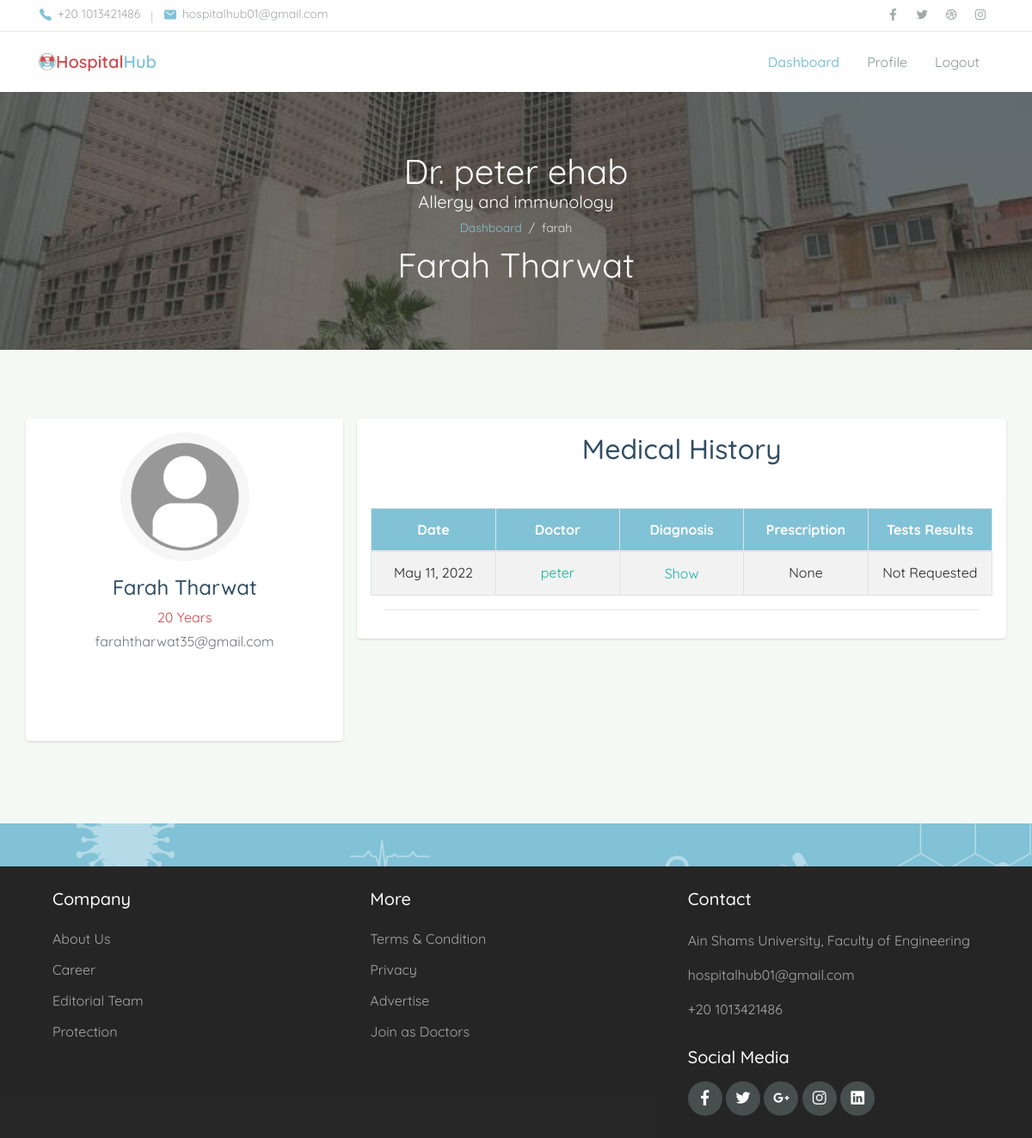
Before: /h/Doctor/ViewHistory/farah (signed in) with the older database file.
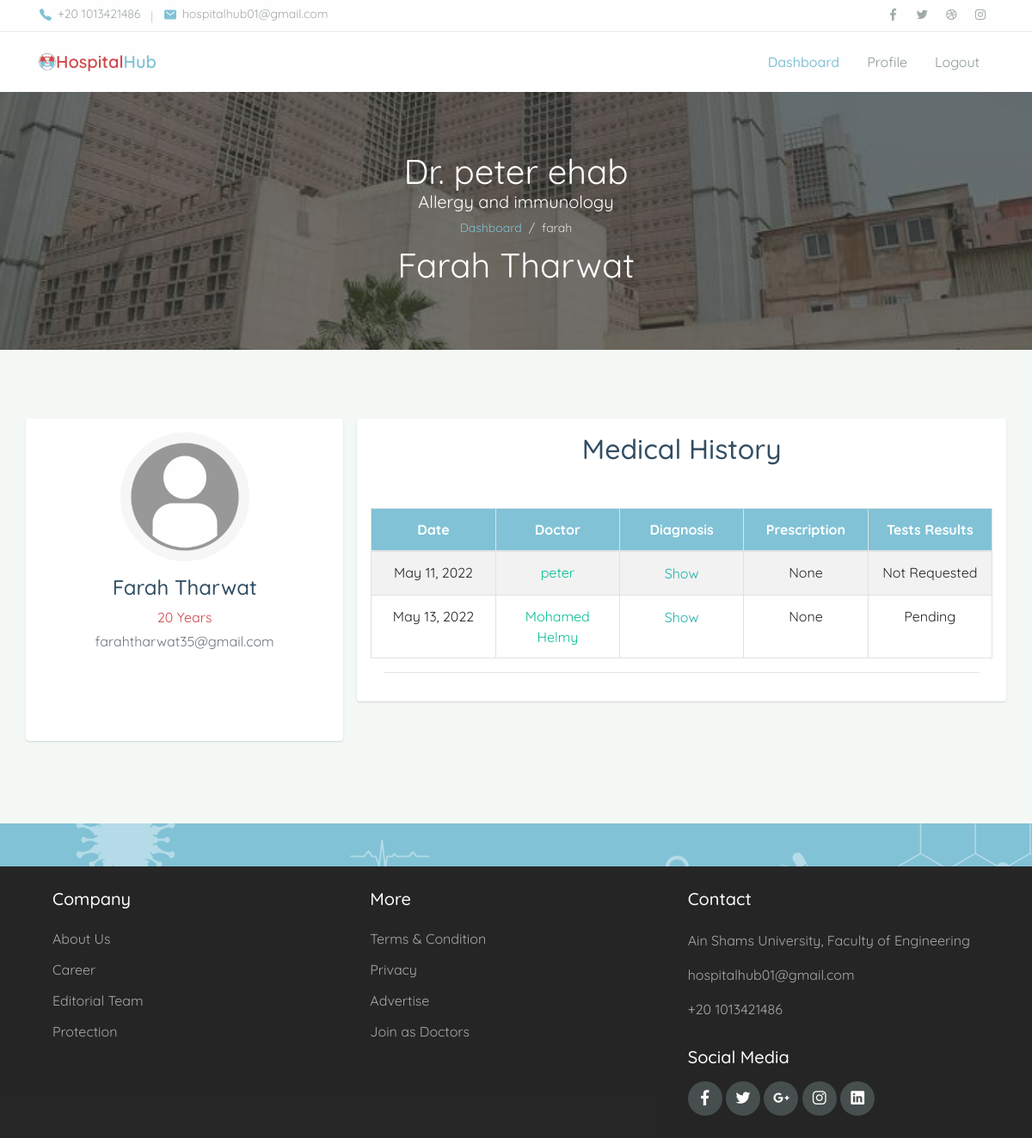
After: the same page with the newer database file.
### hospital_hub/models.py (models this page shows, shortened)
class AppointmentDocument(models.Model):
    appointment = models.ForeignKey(
    Appointment, on_delete=models.CASCADE, related_name="document")
    title = models.CharField(max_length=100)
    attachment = models.FileField(null=True, blank=True)
    diagnosis = models.TextField()
    disease = models.CharField(max_length=100)

class Appointment(models.Model):
    doctor = models.ForeignKey(
        Doctor, on_delete=models.CASCADE, related_name="appointments")
    patient = models.ForeignKey(
        Patient, on_delete=models.CASCADE, related_name="appointments")
    schedule = models.ForeignKey(
        Schedule, null=True,on_delete=models.SET_NULL, related_name="appointments")
    status = models.ForeignKey(AppointmentStatus, on_delete=models.SET_NULL,null=True,blank=True,default=None)
    patient_no = models.IntegerField()
    appt_date = models.DateField()

class Doctor(models.Model):
    my_account = models.ForeignKey(
        User, on_delete=models.CASCADE, related_name="my_doctor")
    is_employed = models.BooleanField(default=False)
    speciality = models.ForeignKey(
        Speciality, on_delete=models.CASCADE, related_name="doctors")
    hospital = models.ForeignKey(
        Hospital, on_delete=models.SET_NULL, related_name="my_doctors", null=True, blank=True)
    is_notified = models.BooleanField(default=False);
    def __str__(self):
        return str(self.my_account)

class User(AbstractBaseUser):
    username = models.CharField(max_length=255, unique=True)
    email = models.EmailField(
        verbose_name='email address', max_length=255, unique=True)
    full_name = models.CharField(max_length=255, blank=True, null=True)
    phone_number = models.IntegerField()
    city = models.ForeignKey(City, on_delete=models.PROTECT, null=True)
    owner = models.BooleanField(default=False)  # can login
    admin = models.BooleanField(default=False)  # staff user non superuser
    doctor = models.BooleanField(default=False)  # superuser
    patient = models.BooleanField(default=False)  # superuser
    staff = models.BooleanField(default=False)  # necessary
    age   =models.IntegerField(null=True,blank=True)
    created_at = models.DateTimeField(auto_now_add=True,null=True,blank=True)
    image = models.ImageField(
        default="media/no_profile_img.png", upload_to="media/")
    USERNAME_FIELD = 'username'  # username
    EMAIL_FIELD = 'email'  # Email
    REQUIRED_FIELDS = ['email', 'full_name', 'phone_number']
    objects = UserManager()
    def __str__(self):
        return self.username
    @property
    def is_doctor(self):
        return self.doctor

### hospital_hub/views.py (the view, shortened to what this page needs)
# urls.py: path('Doctor/ViewHistory/<str:patient_name>', views.Doctor.ViewMedicalHistory,
    def ViewMedicalHistory(request, patient_name):
        print("view")
        if not request.user.is_authenticated:
            return HttpResponseRedirect(reverse('login'))
        elif not request.user.is_doctor:
            logout(request)
            return HttpResponseRedirect(reverse('login'))
        status_booked=AppointmentStatus.objects.get(status="booked")
        status_pending=AppointmentStatus.objects.get(status="pending")
        patient_user = User.objects.filter(username=patient_name).first()
        patient = PatientModel.objects.filter(my_account=patient_user).first()
        doctor = DoctorModel.objects.filter(my_account=request.user).first()
        this_appointment = Appointment.objects.filter(
            doctor=doctor, patient=patient, appt_date=datetime.datetime.today()).first()
        is_new =False;
        if this_appointment is not None:
            if this_appointment.status==status_booked or this_appointment.status==None:
                is_new=True
        appointments = Appointment.objects.filter(patient=patient)
        docs_with_tests = []
        for apt in appointments:
            document = apt.document.first();
            if document != None:
                test = document.tests.all().first()
                docs_with_tests.append([document,test])
        return render(request, "hospital_hub/Doctor/medical_history.html", {
            "is_new": is_new,
            "patient": patient_user,
            "doctor": doctor,
            "documents": docs_with_tests,
        })

### hospital_hub/models.py (called while the page is built)
    def __str__(self):
        return self.name

### hospital_hub/templates/hospital_hub/Doctor/medical_history.html (shortened to what the changed rows need)
<!DOCTYPE html>
<html lang="en">
{% load static %}
<head>
    <link rel="stylesheet" href="https://cdnjs.cloudflare.com/ajax/libs/normalize/5.0.0/normalize.min.css">
    <link rel="stylesheet" href="{% static 'hospital_hub/assets/css/maicons.css'%}">
    <link rel="stylesheet" href="{% static 'hospital_hub/assets/css/bootstrap.css'%}">
    <link rel="stylesheet" href="{% static 'hospital_hub/assets/vendor/owl-carousel/css/owl.carousel.css'%}">
    <link rel="stylesheet" href="{% static 'hospital_hub/assets/vendor/animate/animate.css'%}">
    <link rel="stylesheet" href="https://cdnjs.cloudflare.com/ajax/libs/font-awesome/4.7.0/css/font-awesome.min.css">
    <link rel="stylesheet" href="https://maxcdn.bootstrapcdn.com/bootstrap/4.1.3/css/bootstrap.min.css">
    <link rel="stylesheet" href="{% static 'hospital_hub/assets/css/theme.css'%}">
    <link rel='stylesheet' href='https://ajax.googleapis.com/ajax/libs/jqueryui/1.11.4/themes/smoothness/jquery-ui.css'>
    <link rel="stylesheet" href="{% static 'hospital_hub/assets/css/patient_profile.css'%}">
</head>
<body>
    <div class="page-banner overlay-dark bg-image"
         style="background-image: url(../../../static/hospital_hub/assets/img/bg_image_1.jpg);">
        <div class="banner-section">
            <div class="container text-center wow fadeInUp">
                <h1 class="font-weight-normal" style="margin-bottom:0px;"> Dr. {{request.user.full_name}} </h1>
                <h1 class="font-weight-normal">{{patient.full_name}}</h1>
            </div>
        </div>
    </div>
    <div class="page-section bg-light">
        <div class="container">
            <div class="row justify-content-center">
                <div class="col-lg-12">
                    <div class="row">
                        <div class="row gutters-sm">
                            <div class="col-md-8 ">
                                <div class="card mb-3">
                                    <div class="card2-body ">
                                        <section id="working-time" class="">
                                            <div class="container">
                                                       <div class="row" style="display:block;">
                                                    <div class="flex-container" id="books-table">
                                                        <h2 style="text-align: center; margin-bottom:50px;">Medical History</h2>
                                                        <table
                                                            class="table table-bordered table-striped table-responsive-stack"
                                                            id="books" style="text-align:center;table-layout:fixed">
                                                            <thead class="thead"
                                                                style="background-color:#81C2D6; color:white;">
                                                                <tr>
                                                                    <th>Date</th>
                                                                    <th>Doctor</th>
                                                                    <th>Diagnosis</th>
                                                                    <th>Prescription</th>
                                                                    <th>Tests Results</th>
                                                                </tr>
                                                            </thead>
                                                            <tbody>
                                                                {%for doc, test in documents%}
                                                                <tr>
                                                                    <td>{{doc.appointment.appt_date}}</td>
                                                                    <td><a
                                                                            href="{%url 'book_appointment' doctor_name=doc.appointment.doctor %}">{{doc.appointment.doctor}}</a>
                                                                    </td>
                                                                    <td>
                                                                        <button type="button" data-toggle="modal"
                                                                            class="link"
                                                                            style="border:none; color:lightseagreen;background:none"
                                                                            data-target="#diagnosis_{{doc.id}}">
                                                                            Show
                                                                        </button>
                                                                    </td>
                                                                    {% if doc.attachment%}
                                                                    <td> <a href="{{doc.attachment.url}}">link</a></td>
                                                                    {% else %}
                                                                    <td>None</td>
                                                                    {%endif%}
                                                                    {%if not test %}
                                                                    <td>Not Requested</td>
                                                                    {%elif not test.result%}
                                                                    <td>Pending</td>
                                                                    {%else%}
                                                                    <td> <a href="{{test.result.url}}">{{test.type}}</a>
                                                                    </td>
                                                                    {%endif%}
                                                                </tr>
                                                                {%empty%}
                                                                <tr>
                                                                    <td colspan="5">No medical history yet.</td>
                                                                </tr>
                                                                {%endfor%}
                                                            </tbody>
                                                        </table>
                                                    </div>
                                                </div>
                                            </div>
                                            </section>
                                </div>
                            </div>
                        </div>
                    </div>
                </div>
            </div>
        </div>
    </div>
    </div>
</body>
</html>

Changed rows visible on the page:
added AppointmentDocument: appointment.appt_date "May 13, 2022", appointment.doctor "Mohamed Helmy", attachment "None", shows "Pending"
